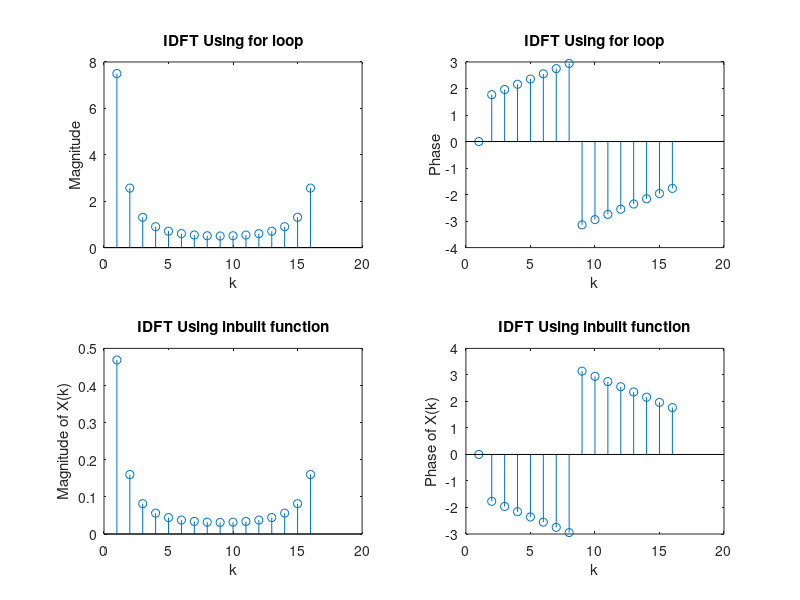

This figure's MATLAB source:
clc;        % clears command window
clear all;  % clear all variables
close all;  % close all figures

N=16;
x = (0:N-1)/N;
X = zeros(1, N);

for n=0:N-1;
    for k=0:N-1;
        X(k+1)=X(k+1)+x(n+1)*exp(-1i*2*pi*k*n/N);
    end
end

subplot(2,2,1);
stem(abs(X));
xlabel('k');
ylabel('Magnitude');
title('IDFT Using for loop');

subplot(2,2,2);
stem(angle(X));
xlabel('k');
ylabel('Phase');
title('IDFT Using for loop');


y=ifft(x);

subplot(2,2,3);
stem(abs(y));
xlabel('k');
ylabel('Magnitude of X(k)');
title('IDFT Using inbuilt function');

subplot(2,2,4);
stem(angle(y));
xlabel('k');
ylabel('Phase of X(k)');
title('IDFT Using inbuilt function');